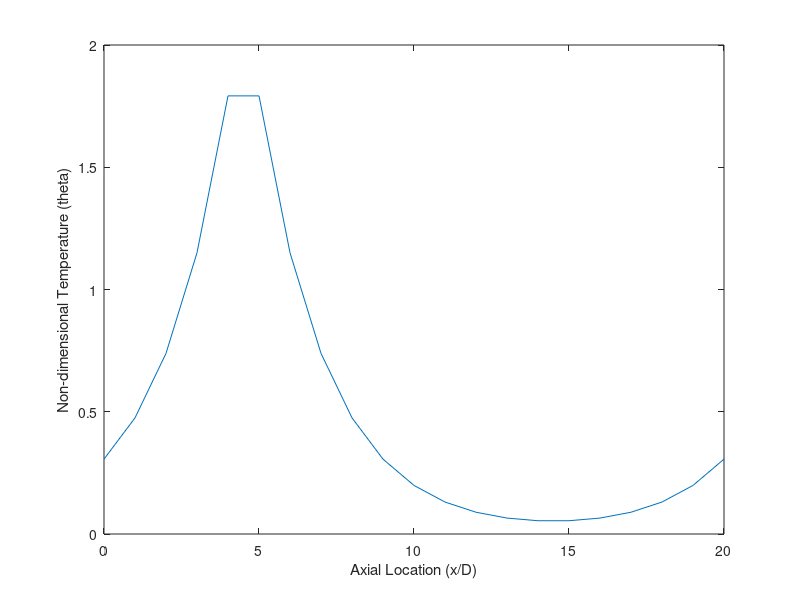

The MATLAB source for this figure:
%Josh Bevan 2014, 22.559 MS-CFD
%Solves a 1D steady-state conduction problem with periodic boundary
%conditions with heat generation 

%________Input Params_______________________
Bi= 0.05;   %Biot number for system
L= 20;      %Length of rod in diameters
xH= 3.5;    %Location of start of heated section, use n+1/2 to line up CV
LH= 2;      %Length of heated section
CV= 20;     %Number of CVs to use
d= 1/(L/CV)^2;%Grid size

%The primarily tridiagonal structure is a simple Toeplitz matrix; Including
%the same node twice in the domain necessitates a modification so the 2nd
%derivative jumps the coincident node
Theta = (toeplitz([-2*d-4*Bi, d, 2:CV<0])+fliplr(blkdiag([0,d],zeros(CV-1,CV-3),[d,0]))) \ -and(0:L/CV:L>xH,0:L/CV:L<xH+LH)'


plot(0:L/CV:L,Theta), xlabel('Axial Location (x/D)'), ylabel('Non-dimensional Temperature (theta)')